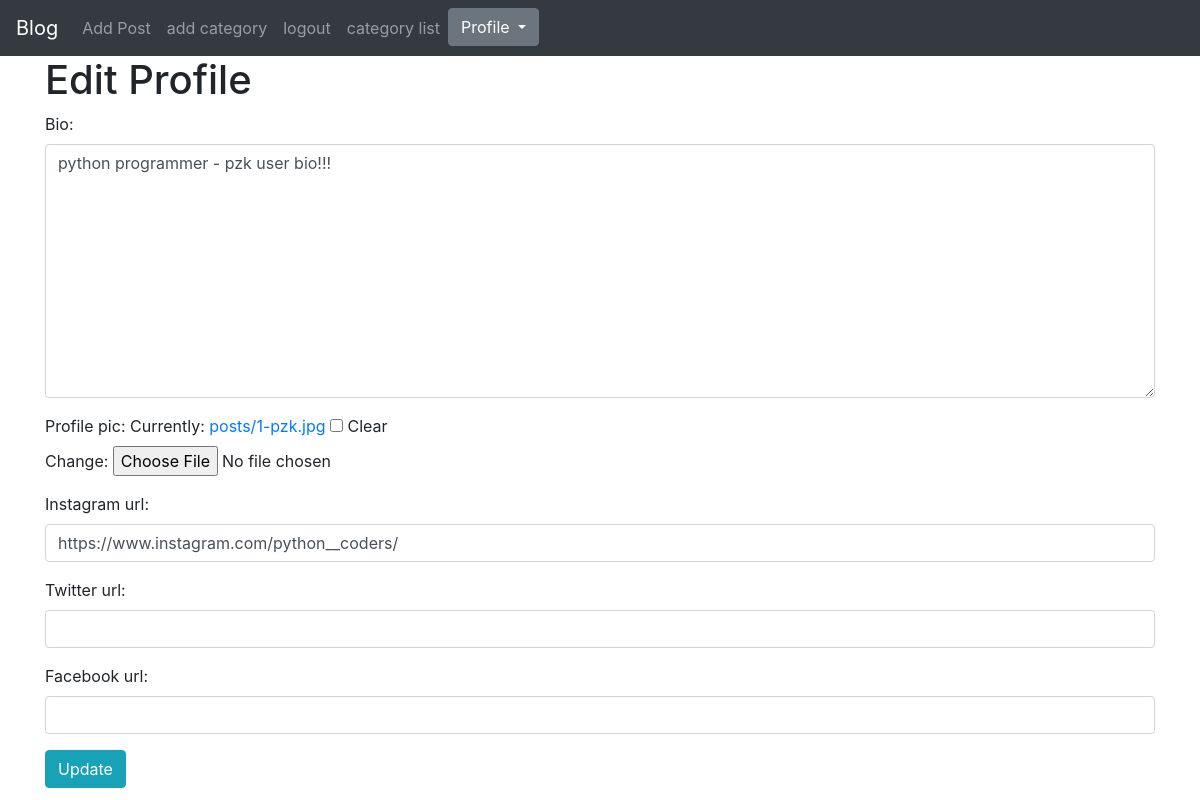
/members/1/edit_profile_page/ (signed in), run on the app's committed database.
### MyBlog/models.py (models this page shows, shortened)
class Profile(models.Model):
    user = models.OneToOneField(User, null=True, on_delete=models.CASCADE)
    bio = models.TextField()
    profile_pic = models.ImageField(null=True, blank=True, upload_to=upload_image_path)
    instagram_url = models.CharField(max_length=255, null=True, blank=True)
    twitter_url = models.CharField(max_length=255, null=True, blank=True)
    facebook_url = models.CharField(max_length=255, null=True, blank=True)

### members/views.py (the view, shortened to what this page needs)
# urls.py: path('<int:pk>/edit_profile_page/', EditProfilePageView.as_view(), name="edit_profile_page"),
class EditProfilePageView(generic.UpdateView):
    model = Profile
    form_class = ProfilePageForm
    template_name = 'registration/edite_profile_page_view.html'
    success_url = reverse_lazy('home')

### members/forms.py
class ProfilePageForm(forms.ModelForm):
    class Meta:
        model = Profile
        fields = ('bio', 'profile_pic', 'instagram_url', 'twitter_url', 'facebook_url')
        widgets = {
            'bio': forms.Textarea(attrs={'class': 'form-control'}),
            'instagram_url': forms.TextInput(attrs={'class': 'form-control'}),
            'twitter_url': forms.TextInput(attrs={'class': 'form-control'}),
            'facebook_url': forms.TextInput(attrs={'class': 'form-control'}),
        }

### members/templates/registration/edite_profile_page_view.html (shortened to what this page needs)
{% extends 'base.html' %}
{% load static %}
{% block content %}
    {% if user.is_authenticated %}
        <h1>Edit Profile</h1>
        <form method="post" enctype="multipart/form-data">
            {{ form.as_p }}
            <button class="btn btn-info">Update</button>
        </form>
    {% else %}
        <h1>Oops</h1>
    {% endif %}
{% endblock %}

### data on the page
Profile: bio "python programmer - pzk user bio!!!", instagram_url "https://www.instagram.com/python__coders/"
